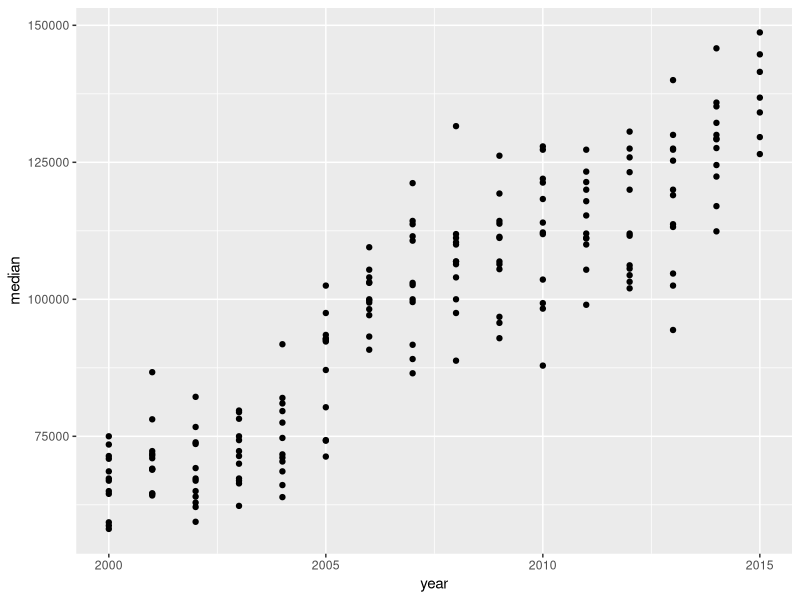
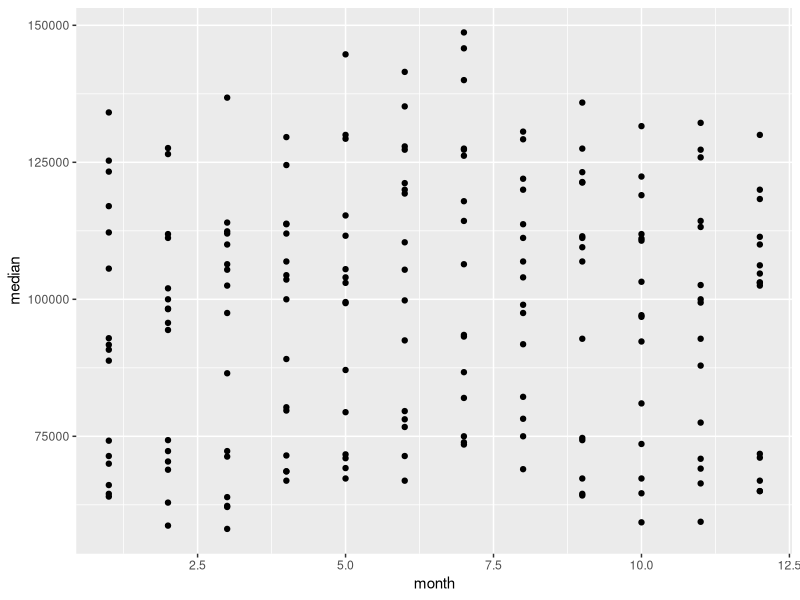
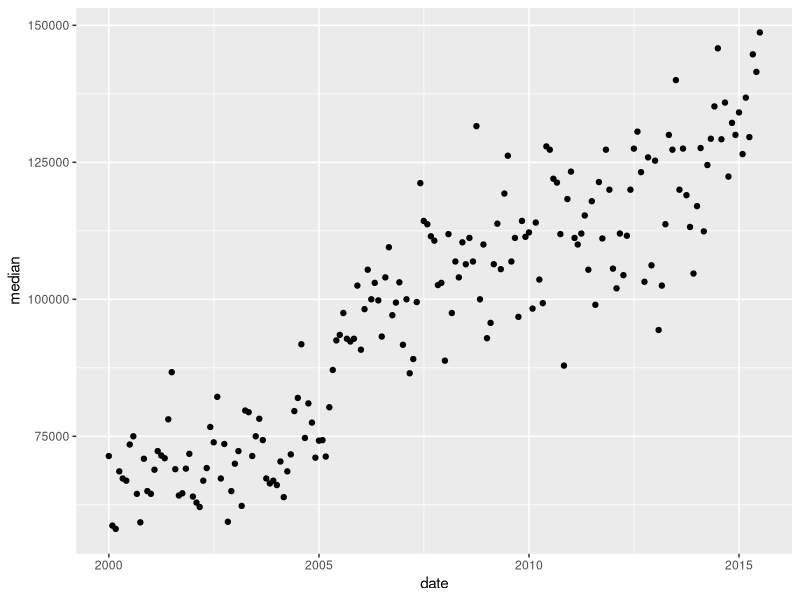
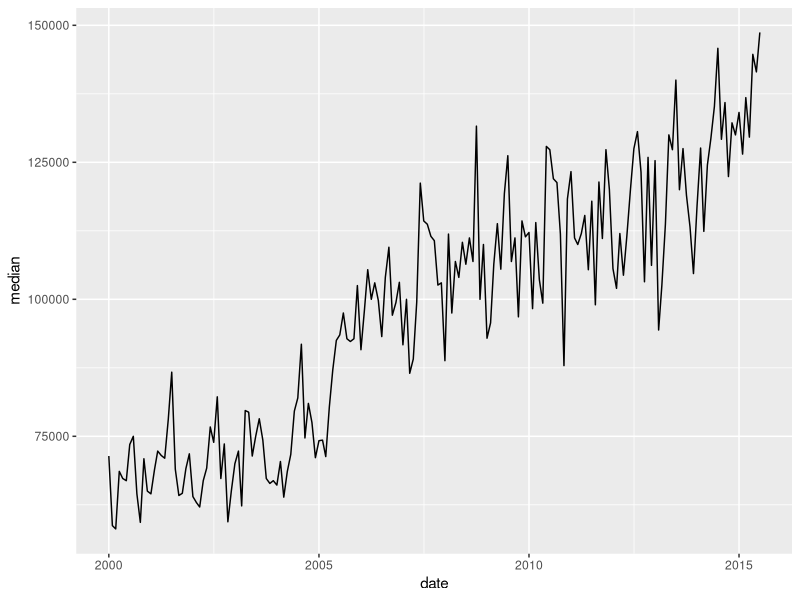
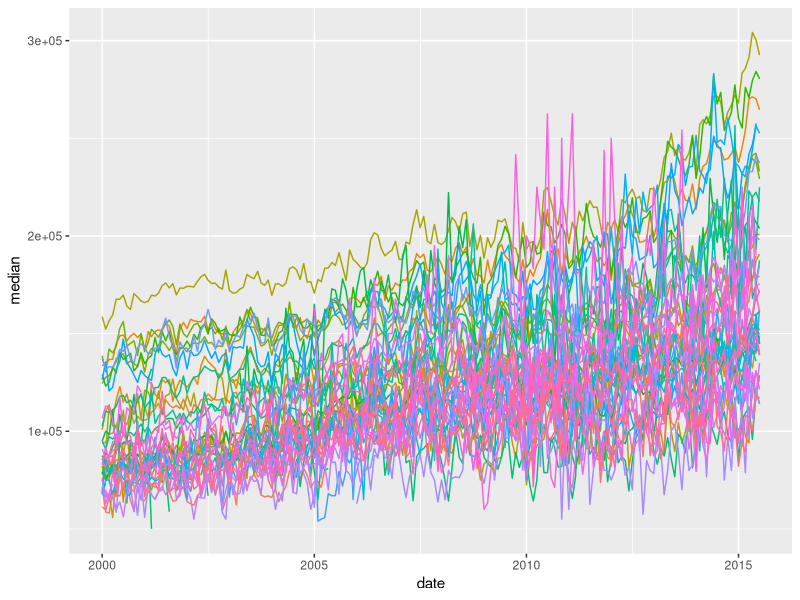
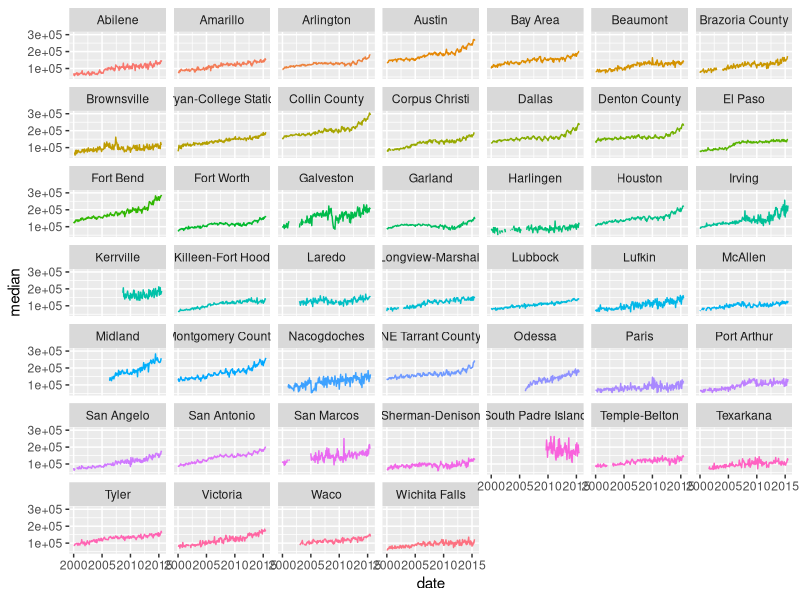
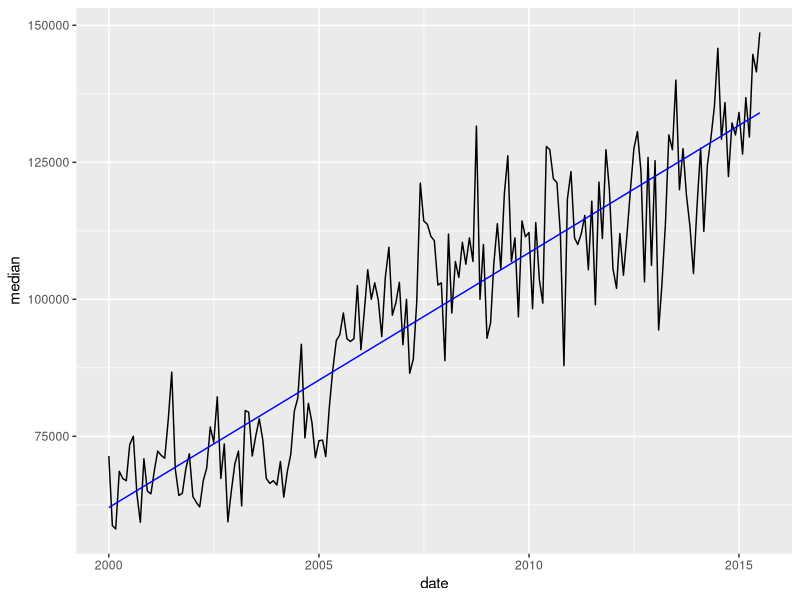
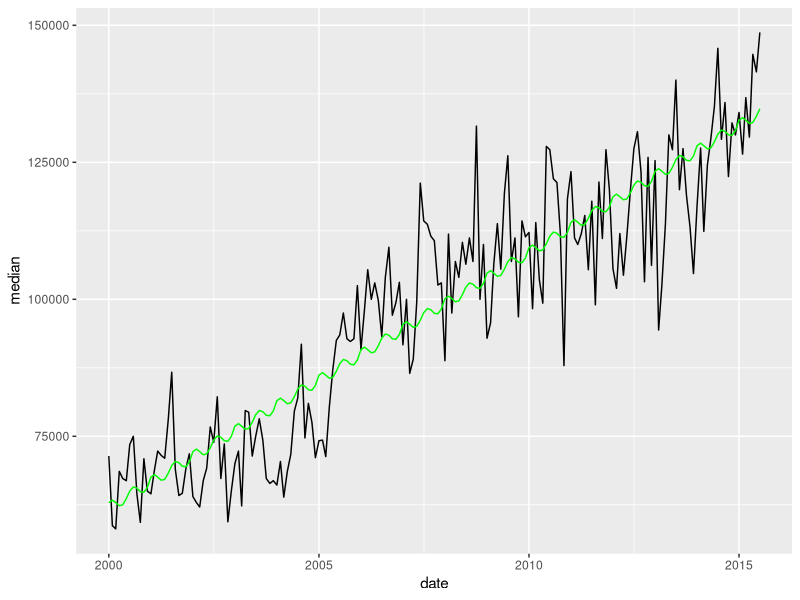

R code for these plots, in order:
library(ggplot2)
library(dplyr)

data(txhousing)

#converting the year and month column into a single date
#the paste function will glue the arguments given to it together, the day doesn't matter, so I gave it 01
txhousing$date <- as.Date(paste(txhousing$year, txhousing$month, '01', sep='-'))

#Using square bracket subsetting again since Jake tends to use this style in his demos
#Abilene was the first city I saw in the dataset
abilene_housing <- txhousing[txhousing$city == 'Abilene',]

#some scatter plots to explore the data
ggplot(abilene_housing, aes(x=year, y=median)) + 
  geom_point()

ggplot(abilene_housing, aes(x=month, y=median)) + 
  geom_point()

ggplot(abilene_housing, aes(x=date, y=median)) + 
  geom_point()

#line plot 
ggplot(abilene_housing, aes(x=date, y=median)) + 
  geom_line()

#checking the correlation value between date and median home value in Abilene
cor(as.numeric(abilene_housing$date), abilene_housing$median)

#view the line plot for each city by color
ggplot(txhousing, aes(x=date, y=median, color=city)) + 
  geom_line() + theme(legend.position = "none")

#facet wrap by city so we can see each one
ggplot(txhousing, aes(x=date, y=median, color=city)) + 
  facet_wrap(~city) + 
  geom_line() + 
  theme(legend.position = "none")

# a linear model of median (y) by date 
m <- lm(abilene_housing$median ~ abilene_housing$date)

m
summary(m) #summary of fit

ggplot(abilene_housing, aes(x=date, y=median)) + 
  geom_line() + 
  geom_line(aes(y=predict(m)), color='blue') #we use the predict function to model the linear fit

#can fit a sin line equation, this doesn't do much 
m <- lm(abilene_housing$median ~ abilene_housing$date + sin(abilene_housing$month))

m
summary(m)

ggplot(abilene_housing, aes(x=date, y=median)) + 
  geom_line() + 
  geom_line(aes(y=predict(m)), color = 'green')

# you can fit a polynomial line in the equation for x
#poly takes the x data and the degree of the polynomial, here it is two
# I am factoring in the city to the the fit of the line by multiplying by the city column
m <- lm(txhousing$median ~ poly(as.numeric(txhousing$date), 2) *txhousing$city + sin(txhousing$month) + txhousing$city)
m
summary(m)
anova(m)

#using dplyr to get just the date city and month column
newdata <- txhousing %>% select(date, city, month) 

#predicting the relationship between date and median for each city
ggplot(txhousing, aes(x=date, y=median)) + 
  facet_wrap(~city) + 
  geom_line(aes(color=city)) + 
  geom_line(aes(y=predict(m, newdata))) + 
  theme(legend.position = "none")

